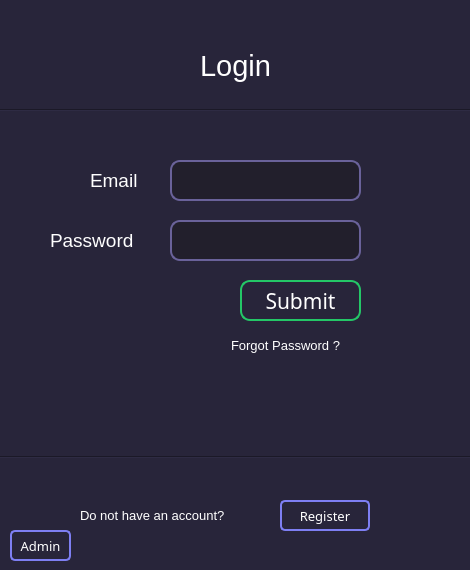
<?xml version="1.0" encoding="UTF-8"?>
<ui version="4.0">
 <class>Login</class>
 <widget class="QMainWindow" name="Login">
  <property name="geometry">
   <rect>
    <x>0</x>
    <y>0</y>
    <width>470</width>
    <height>570</height>
   </rect>
  </property>
  <property name="windowTitle">
   <string>Login</string>
  </property>
  <property name="autoFillBackground">
   <bool>false</bool>
  </property>
  <property name="styleSheet">
   <string notr="true">background-color: rgb(40,37,58);
</string>
  </property>
  <property name="tabShape">
   <enum>QTabWidget::Triangular</enum>
  </property>
  <widget class="QWidget" name="centralwidget">
   <widget class="QLabel" name="label">
    <property name="geometry">
     <rect>
      <x>10</x>
      <y>40</y>
      <width>451</width>
      <height>51</height>
     </rect>
    </property>
    <property name="font">
     <font>
      <family>MS Shell Dlg 2</family>
      <pointsize>22</pointsize>
     </font>
    </property>
    <property name="styleSheet">
     <string notr="true">color : rgb(255, 255, 255)</string>
    </property>
    <property name="text">
     <string>Login</string>
    </property>
    <property name="alignment">
     <set>Qt::AlignCenter</set>
    </property>
   </widget>
   <widget class="QLabel" name="label_2">
    <property name="geometry">
     <rect>
      <x>90</x>
      <y>160</y>
      <width>61</width>
      <height>41</height>
     </rect>
    </property>
    <property name="font">
     <font>
      <family>MS Shell Dlg 2</family>
      <pointsize>14</pointsize>
     </font>
    </property>
    <property name="styleSheet">
     <string notr="true">color:rgb(255, 255, 255)</string>
    </property>
    <property name="text">
     <string>Email</string>
    </property>
   </widget>
   <widget class="QLineEdit" name="email_input">
    <property name="geometry">
     <rect>
      <x>170</x>
      <y>160</y>
      <width>191</width>
      <height>41</height>
     </rect>
    </property>
    <property name="font">
     <font>
      <pointsize>10</pointsize>
     </font>
    </property>
    <property name="styleSheet">
     <string notr="true">QLineEdit {
color:rgb(255, 255, 255);border: 2px solid rgb(106, 98, 154); border-radius:10px;padding-left:15px;padding-right:15px;background : rgb(34,31,44);
}

QLineEdit:hover{
color:rgb(255, 255, 255);border: 2px solid white; border-radius:10px;padding-left:15px;padding-right:15px;background : rgb(34,31,44);
}
</string>
    </property>
    <property name="placeholderText">
     <string/>
    </property>
   </widget>
   <widget class="Line" name="line">
    <property name="geometry">
     <rect>
      <x>-10</x>
      <y>90</y>
      <width>531</width>
      <height>41</height>
     </rect>
    </property>
    <property name="orientation">
     <enum>Qt::Horizontal</enum>
    </property>
   </widget>
   <widget class="QLabel" name="label_3">
    <property name="geometry">
     <rect>
      <x>50</x>
      <y>220</y>
      <width>101</width>
      <height>41</height>
     </rect>
    </property>
    <property name="font">
     <font>
      <family>MS Shell Dlg 2</family>
      <pointsize>14</pointsize>
     </font>
    </property>
    <property name="styleSheet">
     <string notr="true">color:rgb(255, 255, 255)</string>
    </property>
    <property name="text">
     <string>Password</string>
    </property>
   </widget>
   <widget class="QLineEdit" name="password_input">
    <property name="enabled">
     <bool>true</bool>
    </property>
    <property name="geometry">
     <rect>
      <x>170</x>
      <y>220</y>
      <width>191</width>
      <height>41</height>
     </rect>
    </property>
    <property name="font">
     <font>
      <pointsize>10</pointsize>
     </font>
    </property>
    <property name="cursor">
     <cursorShape>IBeamCursor</cursorShape>
    </property>
    <property name="styleSheet">
     <string notr="true">QLineEdit {
color:rgb(255, 255, 255);border: 2px solid rgb(106, 98, 154); border-radius:10px;padding-left:15px;padding-right:15px;background : rgb(34,31,44);
}

QLineEdit:hover{
color:rgb(255, 255, 255);border: 2px solid white; border-radius:10px;padding-left:15px;padding-right:15px;background : rgb(34,31,44);
}
</string>
    </property>
    <property name="echoMode">
     <enum>QLineEdit::Password</enum>
    </property>
   </widget>
   <widget class="QLabel" name="label_4">
    <property name="geometry">
     <rect>
      <x>80</x>
      <y>500</y>
      <width>191</width>
      <height>31</height>
     </rect>
    </property>
    <property name="font">
     <font>
      <family>MS Shell Dlg 2</family>
      <pointsize>10</pointsize>
     </font>
    </property>
    <property name="styleSheet">
     <string notr="true">color:rgb(255, 255, 255)</string>
    </property>
    <property name="text">
     <string>Do not have an account?</string>
    </property>
   </widget>
   <widget class="QPushButton" name="register_btn">
    <property name="geometry">
     <rect>
      <x>280</x>
      <y>500</y>
      <width>90</width>
      <height>31</height>
     </rect>
    </property>
    <property name="font">
     <font>
      <family>Product Sans</family>
      <pointsize>10</pointsize>
      <weight>50</weight>
      <bold>false</bold>
     </font>
    </property>
    <property name="cursor">
     <cursorShape>PointingHandCursor</cursorShape>
    </property>
    <property name="styleSheet">
     <string notr="true">QPushButton#register_btn {
    background-color: none;
    border: 1.5px solid rgb(126,127,243) ;
	border-radius: 5px;
    color: white;
}

QPushButton#register_btn:hover {
    background-color: rgb(126,127,243);
	color: rgb(54, 54, 54)
    
}</string>
    </property>
    <property name="text">
     <string>Register</string>
    </property>
    <property name="flat">
     <bool>true</bool>
    </property>
   </widget>
   <widget class="QPushButton" name="submit_btn">
    <property name="geometry">
     <rect>
      <x>240</x>
      <y>280</y>
      <width>121</width>
      <height>41</height>
     </rect>
    </property>
    <property name="font">
     <font>
      <family>Product Sans</family>
      <pointsize>16</pointsize>
      <weight>50</weight>
      <bold>false</bold>
     </font>
    </property>
    <property name="cursor">
     <cursorShape>PointingHandCursor</cursorShape>
    </property>
    <property name="styleSheet">
     <string notr="true">QPushButton#submit_btn {
    background-color: none;
    border: 1.5px solid rgb(36,199,103) ;
	border-radius: 10px;
    color: white;
}

QPushButton#submit_btn:hover {
    background-color: rgb(36,199,103);
	color: rgb(54, 54, 54)
    
}</string>
    </property>
    <property name="text">
     <string>Submit</string>
    </property>
    <property name="flat">
     <bool>true</bool>
    </property>
   </widget>
   <widget class="QLabel" name="login_info">
    <property name="geometry">
     <rect>
      <x>110</x>
      <y>390</y>
      <width>251</width>
      <height>31</height>
     </rect>
    </property>
    <property name="font">
     <font>
      <family>Product Sans</family>
      <pointsize>10</pointsize>
     </font>
    </property>
    <property name="styleSheet">
     <string notr="true">color:rgb(236,77,82); text-align:center;</string>
    </property>
    <property name="text">
     <string/>
    </property>
    <property name="alignment">
     <set>Qt::AlignCenter</set>
    </property>
   </widget>
   <widget class="Line" name="line_2">
    <property name="geometry">
     <rect>
      <x>-10</x>
      <y>440</y>
      <width>523</width>
      <height>34</height>
     </rect>
    </property>
    <property name="orientation">
     <enum>Qt::Horizontal</enum>
    </property>
   </widget>
   <widget class="QPushButton" name="forgot_pass_btn">
    <property name="geometry">
     <rect>
      <x>210</x>
      <y>330</y>
      <width>151</width>
      <height>31</height>
     </rect>
    </property>
    <property name="font">
     <font>
      <family>MS Shell Dlg 2</family>
      <pointsize>10</pointsize>
      <weight>50</weight>
      <bold>false</bold>
     </font>
    </property>
    <property name="cursor">
     <cursorShape>PointingHandCursor</cursorShape>
    </property>
    <property name="styleSheet">
     <string notr="true">QPushButton#forgot_pass_btn {
    background-color: none;
    /* border: 1px solid  rgb(234,77,86)  ; */
	/* border-radius: 5px; */
    color: white;
}

QPushButton#forgot_pass_btn:hover {
    /*background-color:  rgb(234,77,86) ;*/
	color: rgb(234,77,86);
    
}</string>
    </property>
    <property name="text">
     <string>Forgot Password ?</string>
    </property>
    <property name="flat">
     <bool>true</bool>
    </property>
   </widget>
   <widget class="QPushButton" name="admin_btn">
    <property name="geometry">
     <rect>
      <x>10</x>
      <y>530</y>
      <width>61</width>
      <height>31</height>
     </rect>
    </property>
    <property name="font">
     <font>
      <family>Product Sans</family>
      <pointsize>10</pointsize>
      <weight>50</weight>
      <bold>false</bold>
     </font>
    </property>
    <property name="cursor">
     <cursorShape>PointingHandCursor</cursorShape>
    </property>
    <property name="styleSheet">
     <string notr="true">QPushButton#admin_btn {
    background-color: none;
    border: 1.5px solid rgb(126,127,243) ;
	border-radius: 5px;
    color: white;
}

QPushButton#admin_btn:hover {
    background-color: rgb(126,127,243);
	color: rgb(54, 54, 54)
    
}</string>
    </property>
    <property name="text">
     <string>Admin</string>
    </property>
    <property name="flat">
     <bool>true</bool>
    </property>
   </widget>
  </widget>
 </widget>
 <resources/>
 <connections/>
</ui>
